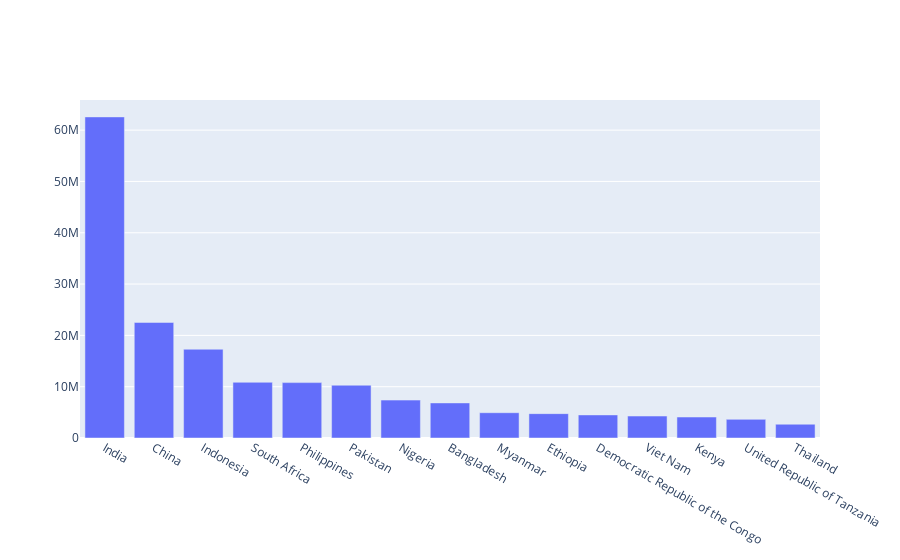

The notebook cell saved with this chart:
### Code cell
import pandas.io.sql as sqlio
import plotly.graph_objects as go

viz_data2= sqlio.read_sql_query("select  sum(value) as count, country from public.incidence where gho = 'Number of incident tuberculosis cases' group by country order by count desc limit 15 ", dbconn)

figure2 = go.Figure()
figure2.add_trace(go.Bar(name = "Top countries",x=Percentage["country"], y=Percentage["count"]))
figure2.show()

### Figure 1 — Plotly figure (JSON) as saved in the notebook; plotly's stock layout.template omitted (floating-point values rounded to 4 significant figures)
{"data": [{"name": "Top countries", "type": "bar", "x": ["India", "China", "Indonesia", "South Africa", "Philippines", "Pakistan", "Nigeria", "Bangladesh", "Myanmar", "Ethiopia", "Democratic Republic of the Congo", "Viet Nam", "Kenya", "United Republic of Tanzania", "Thailand"], "y": [62580000, 22521000, 17295000, 10857000, 10795000, 10286000, 7389000, 6838000, 4928000, 4749000, 4498000, 4277000, 4087000, 3632000, 2684000]}], "layout": {}}
